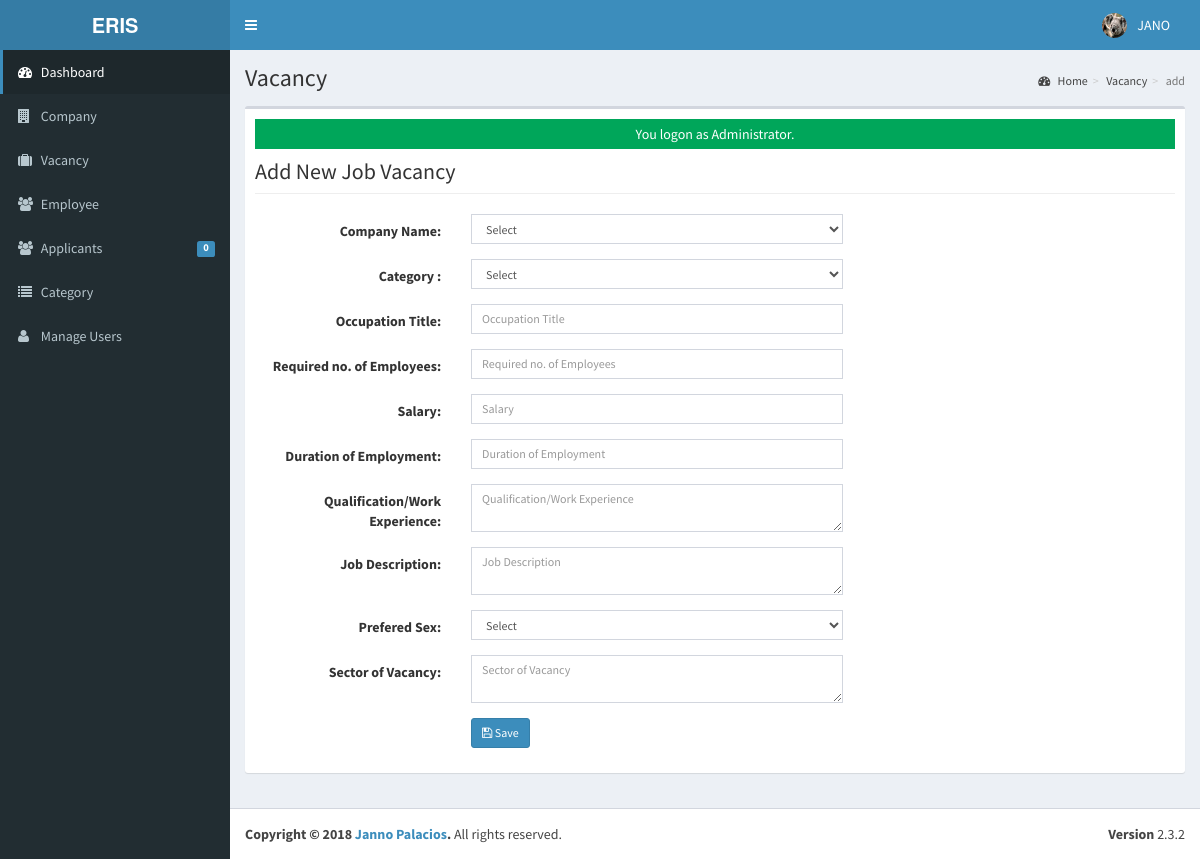
/admin/vacancy/index.php?view=add (signed in), run on the app's committed database.
### tables this page shows
CREATE TABLE IF NOT EXISTS `tblusers` (
  `USERID` varchar(30) NOT NULL,
  `FULLNAME` varchar(40) NOT NULL,
  `USERNAME` varchar(90) NOT NULL,
  `PASS` varchar(90) NOT NULL,
  `ROLE` varchar(30) NOT NULL,
  `PICLOCATION` varchar(255) NOT NULL,
  PRIMARY KEY (`USERID`)
);

### admin/vacancy/index.php (called while the page is built, shortened)
<?php
require_once("../../include/initialize.php");
$title="Vacancy";
require_once ("../theme/templates.php");
?>

### include/database.php (called while the page is built, shortened)
<?php
class Database {
	var $sql_string = '';
	private $conn;
	public function open_connection() {
		$this->conn = mysqli_connect(server,user,pass);
		if(!$this->conn){
			echo "Problem in database connection! Contact administrator!";
			exit();
		}else{
			$db_select = mysqli_select_db($this->conn,database_name);
		}
	}
	function setQuery($sql='') {
		$this->sql_string=$sql;
	}
	function executeQuery() {
		$result = mysqli_query($this->conn,$this->sql_string);
		return $result;
	}
	private function confirm_query($result) {
		return $result;
	}
	function loadSingleResult() {
		$cur = $this->executeQuery();
		while ($row = mysqli_fetch_object($cur)) {
		return $data = $row;
		}
	}
}
$mydb = new Database();
?>

### include/accounts.php (called while the page is built, shortened)
<?php
require_once(LIB_PATH.DS.'database.php');
class User {
	protected static  $tblname = "tblusers";
	function single_user($id=""){
			global $mydb;
			$mydb->setQuery("SELECT * FROM ".self::$tblname."
				Where USERID= '{$id}' LIMIT 1");
			$cur = $mydb->loadSingleResult();
			return $cur;
	}
}
?>

### include/function.php (called while the page is built, shortened)
<?php
function currentpage(){
		$this_page = $_SERVER['SCRIPT_NAME'];
	    $bits = explode('/',$this_page);
		 return $bits[3];
	}
		?>

### admin/vacancy/add.php (the view, shortened to what this page needs)
<form class="form-horizontal span6" action="controller.php?action=add" method="POST">
               <div class="row">
                  <div class="col-lg-12">
                     <h1 class="page-header">Add New Job Vacancy</h1>
                   </div>
                </div>
                <div class="form-group">
                   <div class="col-md-8">
                     <label class="col-md-4 control-label" for=
                     "COMPANYNAME">Company Name:</label>
                     <div class="col-md-8">
                       <select class="form-control input-sm" id="COMPANYID" name="COMPANYID">
                         <option value="None">Select</option>
                       </select>
                     </div>
                   </div>
                 </div>
                    <div class="form-group">
                   <div class="col-md-8">
                     <label class="col-md-4 control-label" for=
                     "CATEGORY">Category :</label>
                     <div class="col-md-8">
                       <select class="form-control input-sm" id="CATEGORY" name="CATEGORY">
                         <option value="None">Select</option>
                       </select>
                     </div>
                   </div>
                 </div>
                 <div class="form-group">
                   <div class="col-md-8">
                     <label class="col-md-4 control-label" for=
                     "OCCUPATIONTITLE">Occupation Title:</label>
                     <div class="col-md-8">
                        <input class="form-control input-sm" id="OCCUPATIONTITLE" name="OCCUPATIONTITLE" placeholder="Occupation Title"   autocomplete="none"/>
                     </div>
                   </div>
                 </div>
                   <div class="form-group">
                   <div class="col-md-8">
                     <label class="col-md-4 control-label" for=
                     "REQ_NO_EMPLOYEES">Required no. of Employees:</label>
                     <div class="col-md-8">
                        <input class="form-control input-sm" id="REQ_NO_EMPLOYEES" name="REQ_NO_EMPLOYEES" placeholder="Required no. of Employees"   autocomplete="none"/>
                     </div>
                   </div>
                 </div>
                 <div class="form-group">
                   <div class="col-md-8">
                     <label class="col-md-4 control-label" for=
                     "SALARIES">Salary:</label>
                     <div class="col-md-8">
                        <input class="form-control input-sm" id="SALARIES" name="SALARIES" placeholder="Salary"   autocomplete="none"/>
                     </div>
                   </div>
                 </div>
                 <div class="form-group">
                   <div class="col-md-8">
                     <label class="col-md-4 control-label" for=
                     "DURATION_EMPLOYEMENT">Duration of Employment:</label>
                     <div class="col-md-8">
                        <input class="form-control input-sm" id="DURATION_EMPLOYEMENT" name="DURATION_EMPLOYEMENT" placeholder="Duration of Employment"   autocomplete="none"/>
                     </div>
                   </div>
                 </div>
                 <div class="form-group">
                   <div class="col-md-8">
                     <label class="col-md-4 control-label" for=
                     "QUALIFICATION_WORKEXPERIENCE">Qualification/Work Experience:</label>
                     <div class="col-md-8">
                       <textarea class="form-control input-sm" id="QUALIFICATION_WORKEXPERIENCE" name="QUALIFICATION_WORKEXPERIENCE" placeholder="Qualification/Work Experience"   autocomplete="none"></textarea>
                     </div>
                   </div>
                 </div>
                 <div class="form-group">
                   <div class="col-md-8">
                     <label class="col-md-4 control-label" for=
                     "JOBDESCRIPTION">Job Description:</label>
                     <div class="col-md-8">
                       <textarea class="form-control input-sm" id="JOBDESCRIPTION" name="JOBDESCRIPTION" placeholder="Job Description"   autocomplete="none"></textarea>
                     </div>
                   </div>
                 </div>
                <div class="form-group">
                   <div class="col-md-8">
                     <label class="col-md-4 control-label" for=
                     "PREFEREDSEX">Prefered Sex:</label>
                     <div class="col-md-8">
                         <select class="form-control input-sm" id="PREFEREDSEX" name="PREFEREDSEX">
                         <option value="None">Select</option>
                       </select>
                     </div>
                   </div>
                 </div>
                 <div class="form-group">
                   <div class="col-md-8">
                     <label class="col-md-4 control-label" for=
                     "SECTOR_VACANCY">Sector of Vacancy:</label>
                     <div class="col-md-8">
                       <textarea class="form-control input-sm" id="SECTOR_VACANCY" name="SECTOR_VACANCY" placeholder="Sector of Vacancy"   autocomplete="none"></textarea>
                     </div>
                   </div>
                 </div>
                 <div class="form-group">
                   <div class="col-md-8">
                     <label class="col-md-4 control-label" for=
                     "idno"></label>
                     <div class="col-md-8">
                        <button class="btn btn-primary btn-sm" name="save" type="submit" ><span class="fa fa-save fw-fa"></span> Save</button>
                    </div>
                   </div>
                 </div>
       </form>

### admin/theme/templates.php (shortened to what this page needs)
<!DOCTYPE html>
<html>
    <head>
        <link rel="stylesheet" href="<?php echo web_root;?>bootstrap/css/bootstrap.min.css">
        <link rel="stylesheet" href="<?php echo web_root;?>plugins/font-awesome/css/font-awesome.min.css">
        <link rel="stylesheet" href="<?php echo web_root;?>dist/css/AdminLTE.min.css">
        <link rel="stylesheet" href="<?php echo web_root;?>dist/css/skins/_all-skins.min.css">
        <link rel="stylesheet" href="<?php echo web_root;?>plugins/iCheck/flat/blue.css">
        <link rel="stylesheet" href="<?php echo web_root;?>plugins/morris/morris.css">
        <link rel="stylesheet" href="<?php echo web_root;?>plugins/jvectormap/jquery-jvectormap-1.2.2.css">
        <link href="<?php echo web_root; ?>plugins/datepicker/bootstrap-datetimepicker.min.css" rel="stylesheet" media="screen">
        <link rel="stylesheet" href="<?php echo web_root;?>plugins/dataTables/jquery.dataTables.min.css">
        <link rel="stylesheet" href="<?php echo web_root;?>plugins/bootstrap-wysihtml5/bootstrap3-wysihtml5.min.css">
    </head>
 <body class="hold-transition skin-blue fixed sidebar-mini">
<div class="wrapper">
  <header class="main-header">
    <a href="<?php echo web_root;?>/admin/" class="logo">
      <span class="logo-lg"><b>ERIS</b></span>
    </a>
    <nav class="navbar navbar-static-top" role="navigation">
      <a href="#" class="sidebar-toggle" data-toggle="offcanvas" role="button">
      </a>
      <div class="navbar-custom-menu">
        <ul class="nav navbar-nav">
          <?php
              $user = New User();
              $singleuser = $user->single_user($_SESSION['ADMIN_USERID']);
          ?>
          <li class="dropdown user user-menu" style="padding-right: 15px;"  >
            <a href="#" class="dropdown-toggle" data-toggle="dropdown">
              <img src="<?php echo web_root.'admin/user/'. $singleuser->PICLOCATION;?>" class="user-image" alt="User Image">
              <span class="hidden-xs"><?php echo $singleuser->FULLNAME; ?></span>
            </a>
          </li>
        </ul>
      </div>
    </nav>
  </header>
  <aside class="main-sidebar">
    <section class="sidebar">
      <ul class="sidebar-menu">
        <li  class="<?php echo (currentpage() == 'index.php') ? "active" : false;?>" >
          <a href="<?php echo web_root ;?>admin/">
            <i class="fa fa-dashboard"></i> <span>Dashboard</span>
          </a>
        </li>
        <li class="<?php echo (currentpage() == 'company') ? "active" : false;?>" >
          <a href="<?php echo web_root ;?>admin/company/">
            <i class="fa fa-building"></i> <span>Company</span>
          </a>
        </li>
        <li class="<?php echo (currentpage() == 'vacancy') ? "active" : false;?>" >
          <a href="<?php echo web_root ;?>admin/vacancy/">
            <i class="fa fa-suitcase"></i> <span>Vacancy</span>
          </a>
        </li>
        <li class="<?php echo (currentpage() == 'employee') ? "active" : false;?>" >
          <a href="<?php echo web_root ;?>admin/employee/">
            <i class="fa fa-users"></i> <span>Employee</span>
          </a>
        </li>
        <li class="<?php echo (currentpage() == 'applicants') ? "active" : false;?>" >
          <a href="<?php echo web_root ;?>admin/applicants/">
            <i class="fa fa-users"></i> <span>Applicants</span>
            <span class="label label-primary pull-right">
              <?php
                $sql = "SELECT count(*) as 'APPL' FROM `tbljobregistration` WHERE `PENDINGAPPLICATION`=1";
                $mydb->setQuery($sql);
                $pending = $mydb->loadSingleResult();
                echo $pending->APPL;
              ?>
            </span>
          </a>
        </li>
        <li class="<?php echo (currentpage() == 'category') ? "active" : false;?>" >
          <a href="<?php echo web_root ;?>admin/category/">
            <i class="fa fa-list"></i> <span>Category</span>
          </a>
        </li>
         <li class="<?php echo (currentpage() == 'user') ? "active" : false;?>">
          <a href="<?php echo web_root; ?>admin/user/">
            <i class="fa fa-user"></i> <span>Manage Users</span> </a>
        </li>
      </ul>
    </section>
  </aside>
  <div class="content-wrapper">
  <section class="content-header">
      <h1>
        <?php echo isset($title) ? $title : ''; ?>
      </h1>
      <ol class="breadcrumb">
        <?php
          if ($title!='Home') {
            $active_title = '';
            if (isset($_GET['view'])) {
              $active_title = '<li class='.$active_title.'><a href="index.php">'.$title.'</a></li>';
            }else{
              $active_title = '<li class='.$active_title.'>'.$title.'</li>';
            }
            echo '<li><a href='.web_root.'admin/><i class="fa fa-dashboard"></i> Home</a></li>';
            echo  $active_title;
            echo  isset($_GET['view']) ? '<li class="active">'.$_GET['view'].'</li>' : '';
          }
        ?>
      </ol>
    </section>
         <section class="content">
          <div class="row">
            <div class="col-xs-12">
              <div class="box">
                <div class="box-body">
              <?php
               require_once $content;
               ?>
             </div>
             </div>
           </div>
         </div>
         </section>
 </div>
  <footer class="main-footer">
    <div class="pull-right hidden-xs">
      <b>Version</b> 2.3.2
    </div>
    <strong>Copyright &copy; 2018 <a href="#">Janno Palacios</a>.</strong> All rights
    reserved.
  </footer>
    </body>
</html>

### data on the page
tblusers: PICLOCATION (picture), FULLNAME "JANO"

### other printed values
$pending->APPL "0"
$title "Vacancy"
$_GET['view'] "add"
$_SESSION['message'] "You logon as Administrator."
